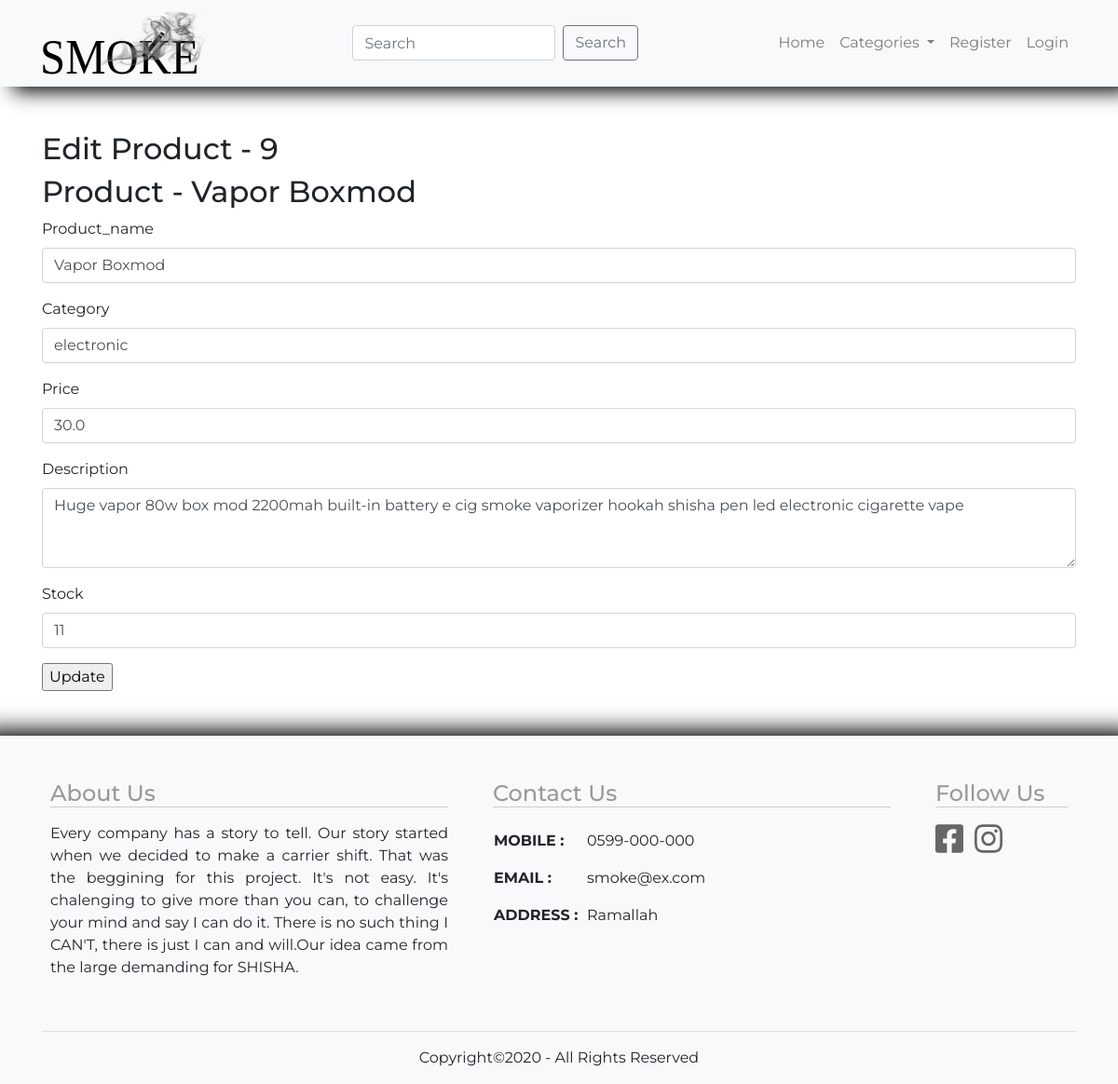
The app's page /edit_product/9 with its own data.
### smoke_app/models.py (models this page shows)
class Product(models.Model):
    name = models.CharField(max_length=100)
    category = models.CharField(max_length=100)
    description = models.TextField()
    price = models.FloatField()
    stock = models.IntegerField()
    created_at = models.DateTimeField(auto_now_add=True)
    updated_at = models.DateTimeField(auto_now=True)
    objects = ProductManager()

### smoke_app/views.py (the view)
# urls.py: path('edit_product/<id>',views.edit_product),
def edit_product(request,id):
    product = Product.objects.get(id=id)
    context={
        "product":product
    }
    return render(request,'edit.html',context)

### smoke_app/templates/edit.html (shortened to what this page needs)
{% extends "base.html" %} {% load static %} {% block content %}
<h2>Edit Product - {{product.id}}</h2>
<h2>Product - {{product.name}}</h2>
<form method="POST" action="/update_product/{{product.id}}">
  <div class="form-group">
    <label for="Product_name">Product_name</label>
    <input type="text" name="Product_name" class="form-control" id="Product_name" value="{{product.name}}" />
  </div>
  <div class="form-group">
    <label for="category">Category</label>
    <input type="text" name="category" class="form-control" id="category" value="{{product.category}}" />
  </div>
  <div class="form-group">
    <label for="Price">Price</label>
    <input type="number" min="1" name="price" class="form-control" id="Price" value="{{product.price}}" />
  </div>
  <div class="form-group">
    <label for="Description">Description</label>
    <textarea name="description" class="form-control" id="Description" rows="3">{{product.description}}</textarea>
  </div>
  <div class="form-group">
    <label for="stock">Stock</label>
    <input type="number" min="1" name="stock" class="form-control" id="stock" value="{{product.stock}}" />
  </div>
  <input type="submit" value="Update" />
</form>
{% endblock content %}

### smoke_app/static/css/base.css (style rules this page uses)
* { font-family: 'Montserrat', sans-serif; }

### records on screen
Product: id "9", name "Vapor Boxmod", Product_name "Vapor Boxmod", category "electronic", price "30.0", description "Huge vapor 80w box mod 2200mah built-in battery e cig smoke vaporizer hookah shisha pen led electronic cigarette vape", stock "11"
